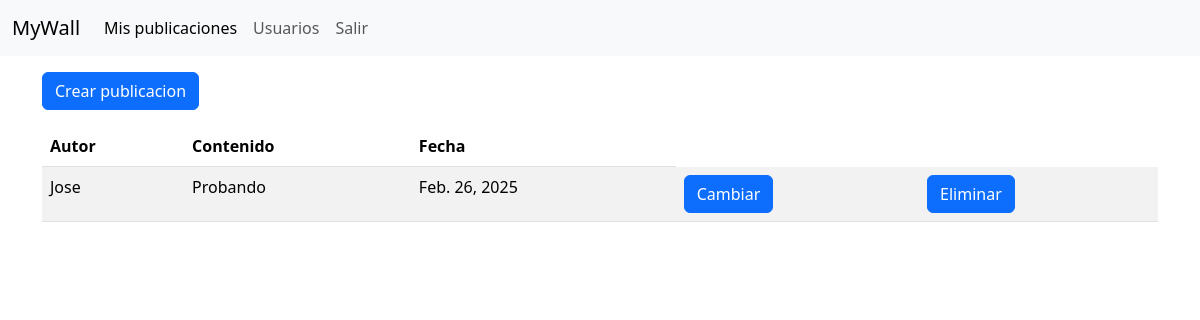
The page /index/ (signed in) on the database its author committed.
### publicaciones_app/models.py (models this page shows)
class Publicacion(models.Model):
    contenido = models.CharField(max_length=1024)
    autor = models.ForeignKey(Usuario, on_delete=models.CASCADE, related_name="autor_publicacion")
    fecha = models.DateField(default=timezone.now)
    comentarios = models.ManyToManyField(Usuario, through="Comentario")

### usuarios_app/models.py (models this page shows)
class Usuario(AbstractUser):
    telefono = models.CharField(max_length=15)

### usuarios_app/views.py (the view)
# urls.py: path('index/', index, name='index'),
@login_required
def index(request):
    Publicacions = Publicacion.objects.filter(autor = request.user)
    return render(request, 'index.html', { 'Publicacions': Publicacions })

### usuarios_app/templates/index.html (shortened to what this page needs)
{% extends 'base.html' %} {% block content %}
<a href="{% url 'crear_publicacion' %}" class="btn btn-primary mb-3 mt-3"
  >Crear publicacion</a
>
<table class="table table-striped table-hover">
  <thead>
    <th>Autor</th>
    <th>Contenido</th>
    <th>Fecha</th>
  </thead>
  {% for publicacion in Publicacions %}
  <tr>
    <td>{{ publicacion.autor }}</td>
    <td>{{ publicacion.contenido }}</td>
    <td>{{ publicacion.fecha }}</td>
    <td>
      <a
        href="{% url 'cambiar_publicacion' publicacion.id %}"
        class="btn btn-primary"
        >Cambiar</a
      >
    </td>
    <td>
      <form
        method="POST"
        action="{% url 'eliminar_publicacion' publicacion.id %}"
        onsubmit="return confirm('¿Seguro?')"
      >
        <button type="submit" value="borrar" class="btn btn-primary">
          Eliminar
        </button>
      </form>
    </td>
  </tr>
  {% empty %}
  <tr>
    <td colspan="3">No hay publicacions</td>
  </tr>
  {% endfor %}
</table>
{% endblock %}

### rows shown on the page
Publicacion: autor "Jose", contenido "Probando", fecha "Feb. 26, 2025"
